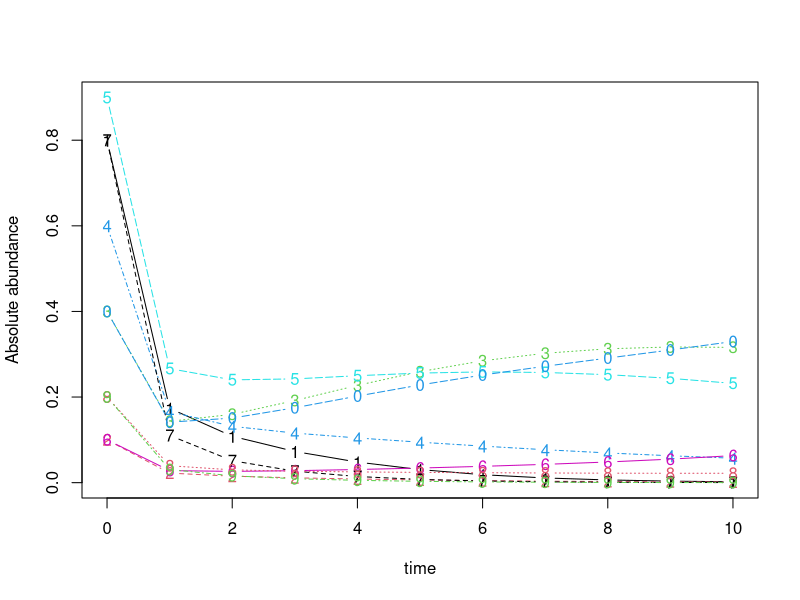

R code for this plot:
library(deSolve)

#Define GLV with varying coefficient
glv <- function(t, x, params){
  with(as.list(params, c(x)),{
    dx <- alpha*x + x*(c0%*%x)+x*t(t(x)%*%(cbind(l[[1]]%*%x,l[[2]]%*%x,l[[3]]%*%x,
                                             l[[4]]%*%x,l[[5]]%*%x,l[[6]]%*%x,
                                             l[[7]]%*%x,l[[8]]%*%x,l[[9]]%*%x,l[[10]]%*%x)))
    list(dx)
  })
}

#Define integration method
n.integrate <- function(time, init.x, model, params){
  as.data.frame(lsoda(init.x, time, model, params))
}


#Define community size
N <- 10

#Define species intrinsic growth rate
alpha <- runif(N)

#Define the constant in species-species interation coefficient
c0 <- matrix(runif(N*N, min = -1, max = 0),nrow = N)
#Set species self interation to -0.5
for (i in 1:N) {
  for (j in 1:N) {
    if (i == j) {
      c0[i,j] <-  -0.5
    }
  }
}

#Define coefficient of linear term in species-species interation coefficient
ck <- runif(N*N, min = -1, max = 0.2)
ck <- matrix(ck, nrow = N)
#Modify ck where k == j
for (i in 1:N) {
  for (j in 1:N) {
    if (i==j) {
      ck[i,j] <- 0
    }
  }
}
#Modify ck where k == i
temp <- ck
temp[,1] <- 0
l <- list()
l[[1]] <- temp
for (i in 2:N) {
  temp1 <- ck
  temp1[,i] <- 0
  l[[i]] <- temp1
}

#Define initial abundance between 0.1 and 1, to 1 decimal place
init.x <- floor(runif(N, min = 1, max = 10))/10

#Solve the ode
dat <- n.integrate(0:10, init.x, glv, list(alpha=alpha, c0=c0, l=l))

#Plot
matplot(x=dat$time, y=dat[,-1], typ='b', xlab='time', ylab='Absolute abundance')



###############################################################################
#Generate 2^N communities where species in each community (max possible N) are present or absent
###############################################################################

#Generate boolean mask of 2^N x N matrix
repeatBinaryNTimes <- rep(list(c(0,1)),N)
mask <- expand.grid(repeatBinaryNTimes)

#Loop through 2^N to apply each row in mask to initial abundance, solve ode, and retrieve final abundance
SSMatrix <- as.data.frame(matrix(nrow = 2^N, ncol = N))
colnm <- c(1:10)
colnames(SSMatrix) <- colnm
for (i in 1:2^N) {
  init <- init.x*mask[i,]
  init <- as.numeric(init)
  dat <- n.integrate(0:10, init, glv, list(alpha=alpha, c0=c0, l=l))
  SSMatrix[i,] <- dat[nrow(dat),2:(N+1)]
}


###############################################################################
#Machine learning
###############################################################################
# library(randomForest)
# for(i in 1:10){
#   dead <- which(mask[,i] == 0)
#   final <- SSMatrix[-dead,i]
#   mod <- randomForest(final ~., mask[-dead,])
#   plot(mod$y,mod$predicted,main=i)
# }
